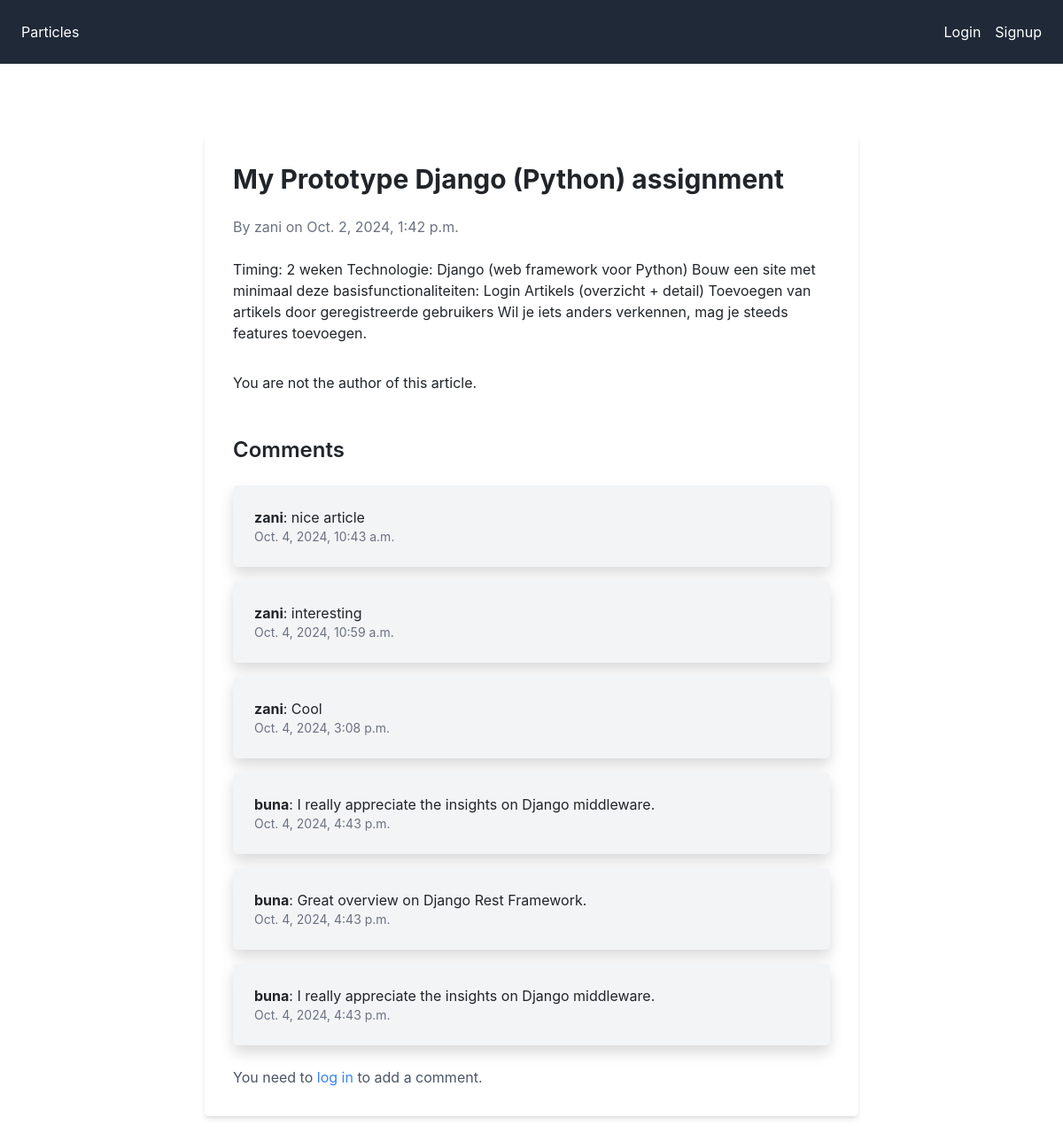
The app's page /article/1/, older data.
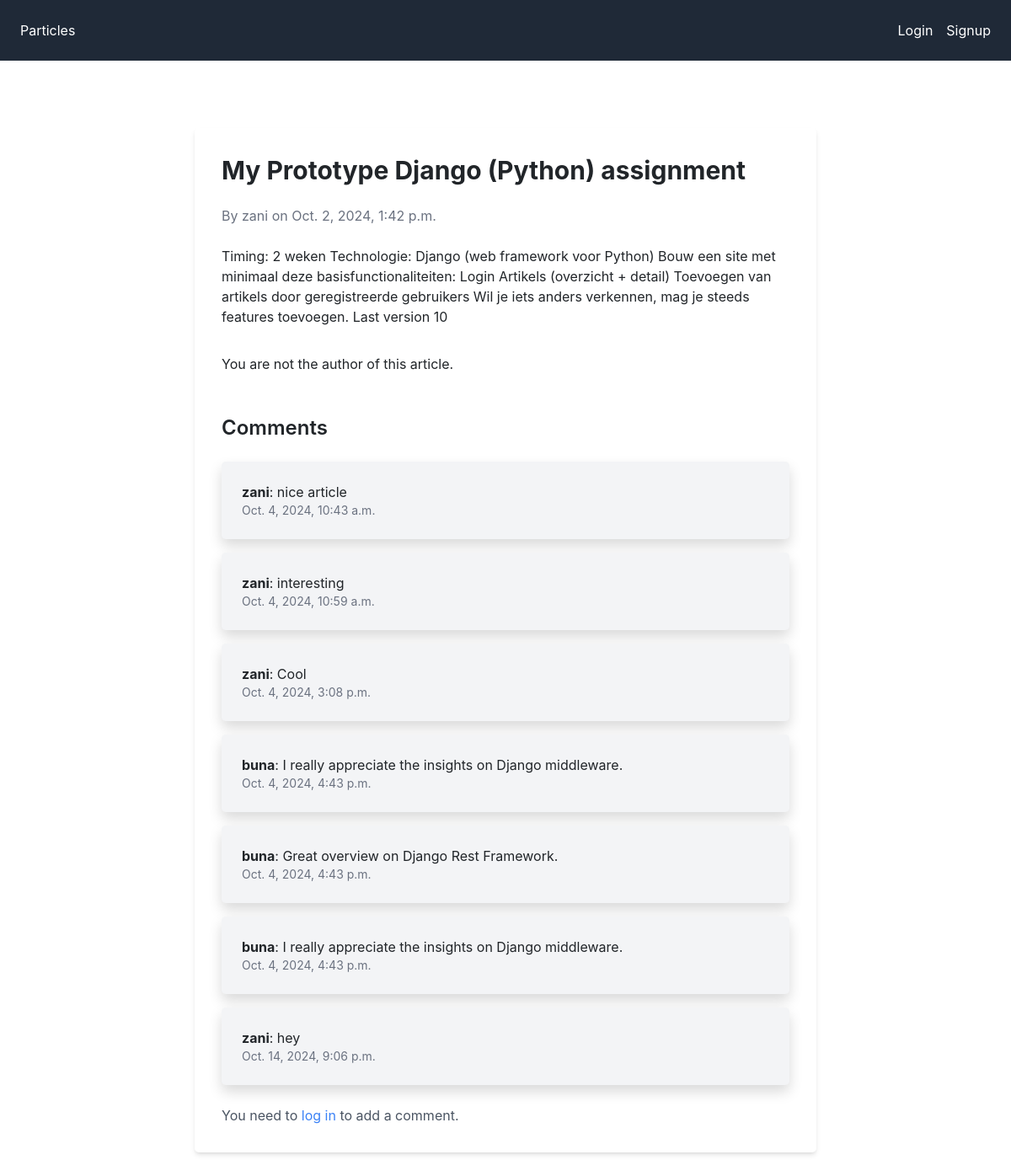
The same page, newer data.
### mysite/models.py (models this page shows, shortened)
class Article(models.Model):
    title = models.CharField(max_length=255)
    content = models.TextField()
    author = models.ForeignKey('auth.User', on_delete=models.CASCADE)
    created_at = models.DateTimeField(auto_now_add=True)
    updated_at = models.DateTimeField(auto_now=True)
    history = HistoricalRecords()

class Comment(models.Model):
    article = models.ForeignKey(Article, on_delete=models.CASCADE, related_name='comments')
    author = models.ForeignKey(User, on_delete=models.CASCADE)
    content = models.TextField()
    created_at = models.DateTimeField(auto_now_add=True)

### mysite/views.py (the view)
# urls.py: path('article/<int:article_id>/', views.article_detail, name='article_detail'),
def article_detail(request, article_id):
    article = get_object_or_404(Article, pk=article_id)
    comments = article.comments.all()
    if request.method == 'POST':
        form = CommentForm(request.POST)
        if form.is_valid():
            comment = form.save(commit=False)
            comment.article = article
            comment.author = request.user
            comment.save()
            return redirect('article_detail', article_id=article.id)
    else:
        form = CommentForm()
    return render(request, 'article_detail.html', {'article': article, 'comments': comments, 'form': form})

### mysite/templates/article_detail.html
{% extends "base.html" %}
{% block content %}
<div class="container mx-auto py-12 max-w-3xl">
    <div class="bg-white shadow-md rounded-lg p-8">
        <h1 class="text-3xl font-bold mb-4">{{ article.title }}</h1>
        <p class="text-gray-500 mb-6">By {{ article.author }} on {{ article.created_at }}</p>
        <div class="prose max-w-none mb-8">
            {{ article.content }}
        </div>
        {% if user.is_authenticated and user == article.author %}
        <div class="mt-6 flex space-x-4">
            <a href="{% url 'edit_article' article.id %}" class="bg-green-500 text-white py-2 px-4 rounded hover:bg-green-600 transition">Edit</a>
            <a href="{% url 'delete_article' article.id %}" class="bg-red-500 text-white py-2 px-4 rounded hover:bg-red-600 transition">Delete</a>
            <a href="{% url 'article_history' article.id %}" class="bg-blue-500 text-white py-2 px-4 rounded hover:bg-yellow-600 transition">View History</a>
        </div>
        {% else %}
            <p>You are not the author of this article.</p>
        {% endif %}
        <div class="mt-12">
            <h2 class="text-2xl font-semibold mb-4">Comments</h2>
            <ul class="space-y-4">
                {% for comment in comments %}
                    <li class="bg-gray-100 p-4 rounded-lg shadow">
                        <p><strong>{{ comment.author }}</strong>: {{ comment.content }}</p>
                        <p class="text-sm text-gray-500">{{ comment.created_at }}</p>
                    </li>
                {% empty %}
                    <li>No comments yet.</li>
                {% endfor %}
            </ul>
            {% if user.is_authenticated %}
                <form method="post" class="mt-6">
                    {% csrf_token %}
                    <textarea name="content" class="w-full p-2 border rounded" placeholder="Add a comment..."></textarea>
                    <button type="submit" class="bg-blue-500 text-white py-2 px-4 rounded mt-2">Post Comment</button>
                </form>
            {% else %}
                <p class="mt-4 text-gray-600">You need to <a href="{% url 'login' %}" class="text-blue-500 hover:underline">log in</a> to add a comment.</p>
            {% endif %}
        </div>
    </div>
</div>
{% endblock %}

### mysite/templates/base.html (shortened to what this page needs)
{% load static %}
{% load crispy_forms_tags %}
<!DOCTYPE html>
<html lang="en">
<head>
<link rel="stylesheet" href="https://stackpath.bootstrapcdn.com/bootstrap/4.5.2/css/bootstrap.min.css">
<link rel="stylesheet" href="{% static 'css/output.css' %}">
</head>
<body>
    <nav class="bg-gray-800 p-4 flex justify-between items-center">
        <ul class="flex space-x-4">
            <li><a href="{% url 'article_list' %}" class="text-white">Particles</a></li>
        </ul>
        <ul class="flex space-x-4 items-center">
            {% if user.is_authenticated %}
                <li><a href="{% url 'add_article' %}" class="text-white">Add Article</a></li>
                <li><a href="{% url 'profile' %}" class="text-white">{{ user.username }}</a></li>
                <form method="POST" action="{% url 'logout' %}" class="inline">
                    {% csrf_token %}
                    <button type="submit" class="text-white">Logout</button>
                </form>
            {% else %}
                <li><a href="{% url 'login' %}" class="text-white">Login</a></li>
                <li><a href="{% url 'signup' %}" class="text-white">Signup</a></li>
            {% endif %}
        </ul>
    </nav>
    <div class="container mx-auto py-8">
        {% block content %}
        {% endblock %}
    </div>
</body>
</html>

Row changes from the older to the newer data that the page shows:
changed Article "My Prototype Django (Python) assignment": content "…je steeds features toevoegen." → "…je steeds features toevoegen. Last version 10"
added Comment: author "zani", content "hey", created_at "Oct. 14, 2024, 9:06 p.m."
